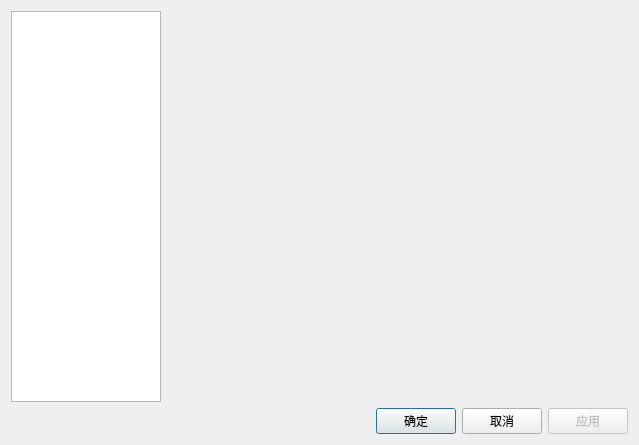
<?xml version="1.0" encoding="UTF-8"?>
<ui version="4.0">
 <class>NSCurveSettingDialog</class>
 <widget class="QDialog" name="NSCurveSettingDialog">
  <property name="geometry">
   <rect>
    <x>0</x>
    <y>0</y>
    <width>639</width>
    <height>445</height>
   </rect>
  </property>
  <property name="minimumSize">
   <size>
    <width>639</width>
    <height>0</height>
   </size>
  </property>
  <property name="maximumSize">
   <size>
    <width>639</width>
    <height>16777215</height>
   </size>
  </property>
  <property name="windowTitle">
   <string>曲线属性设置</string>
  </property>
  <layout class="QGridLayout" name="gridLayout">
   <item row="0" column="0">
    <widget class="QListWidget" name="listWidget">
     <property name="sizePolicy">
      <sizepolicy hsizetype="Preferred" vsizetype="Expanding">
       <horstretch>0</horstretch>
       <verstretch>0</verstretch>
      </sizepolicy>
     </property>
     <property name="minimumSize">
      <size>
       <width>150</width>
       <height>0</height>
      </size>
     </property>
     <property name="maximumSize">
      <size>
       <width>150</width>
       <height>16777215</height>
      </size>
     </property>
    </widget>
   </item>
   <item row="0" column="1">
    <widget class="QStackedWidget" name="stackedWidget">
     <property name="sizePolicy">
      <sizepolicy hsizetype="Expanding" vsizetype="Preferred">
       <horstretch>0</horstretch>
       <verstretch>0</verstretch>
      </sizepolicy>
     </property>
     <property name="currentIndex">
      <number>-1</number>
     </property>
    </widget>
   </item>
   <item row="1" column="0" colspan="2">
    <layout class="QHBoxLayout" name="horizontalLayout">
     <item>
      <spacer name="horizontalSpacer">
       <property name="orientation">
        <enum>Qt::Horizontal</enum>
       </property>
       <property name="sizeHint" stdset="0">
        <size>
         <width>40</width>
         <height>20</height>
        </size>
       </property>
      </spacer>
     </item>
     <item>
      <widget class="QPushButton" name="okButton">
       <property name="text">
        <string>确定</string>
       </property>
       <property name="default">
        <bool>true</bool>
       </property>
      </widget>
     </item>
     <item>
      <widget class="QPushButton" name="cancelButton">
       <property name="text">
        <string>取消</string>
       </property>
       <property name="default">
        <bool>false</bool>
       </property>
      </widget>
     </item>
     <item>
      <widget class="QPushButton" name="applyButton">
       <property name="enabled">
        <bool>false</bool>
       </property>
       <property name="text">
        <string>应用</string>
       </property>
      </widget>
     </item>
    </layout>
   </item>
  </layout>
 </widget>
 <tabstops>
  <tabstop>okButton</tabstop>
  <tabstop>cancelButton</tabstop>
  <tabstop>applyButton</tabstop>
 </tabstops>
 <resources/>
 <connections/>
</ui>
